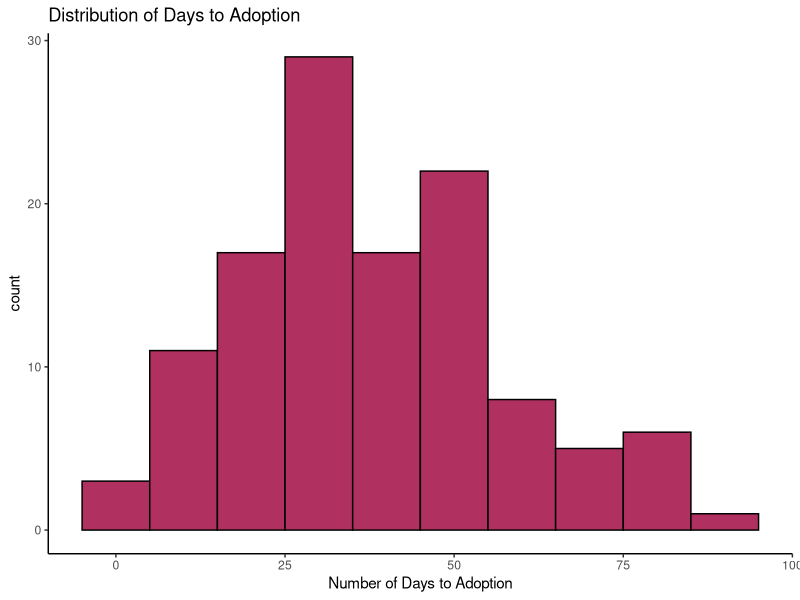

Write the R code that produced this figure.
## ---- chunk 1
knitr::opts_chunk$set(fig.height=3, fig.width=4, warning=FALSE, tidy=TRUE, tidy.opts=list(width.cutoff=60))
## ---- chunk 2
shelter <- read.csv('shelter.csv')
## ---- chunk 3
mean(shelter$Days.to.Adoption)
## ---- chunk 4
mean(shelter$Days.to.Adoption)
## ---- chunk 5
mean(shelter$Days.to.Adoption)
## ---- chunk 6
# Make a histogram of days to adopt variable
library(ggplot2)
ggplot(shelter, aes(x=Days.to.Adoption)) +  geom_histogram(binwidth=10, col='black', fill='maroon') + xlab('Number of Days to Adoption') + ggtitle('Distribution of Days to Adoption') + theme_classic()
